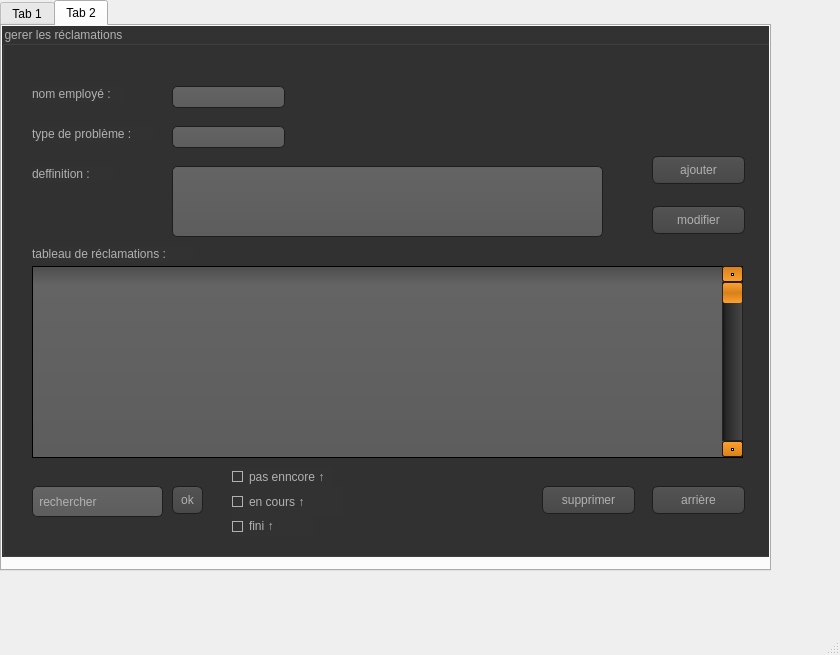
<?xml version="1.0" encoding="UTF-8"?>
<ui version="4.0">
 <class>MainWindow</class>
 <widget class="QMainWindow" name="MainWindow">
  <property name="geometry">
   <rect>
    <x>0</x>
    <y>0</y>
    <width>840</width>
    <height>655</height>
   </rect>
  </property>
  <property name="windowTitle">
   <string>MainWindow</string>
  </property>
  <widget class="QWidget" name="centralwidget">
   <widget class="QTabWidget" name="tabWidget">
    <property name="geometry">
     <rect>
      <x>0</x>
      <y>0</y>
      <width>771</width>
      <height>571</height>
     </rect>
    </property>
    <property name="styleSheet">
     <string notr="true"/>
    </property>
    <property name="currentIndex">
     <number>1</number>
    </property>
    <widget class="QWidget" name="tab">
     <attribute name="title">
      <string>Tab 1</string>
     </attribute>
     <widget class="QGroupBox" name="groupBox">
      <property name="geometry">
       <rect>
        <x>0</x>
        <y>0</y>
        <width>771</width>
        <height>531</height>
       </rect>
      </property>
      <property name="styleSheet">
       <string notr="true">QToolTip
{
     border: 1px solid black;
     background-color: #ffa02f;
     padding: 1px;
     border-radius: 3px;
     opacity: 100;
}

QWidget
{
    color: #b1b1b1;
    background-color: #323232;
}

QWidget:item:hover
{
    background-color: QLinearGradient( x1: 0, y1: 0, x2: 0, y2: 1, stop: 0 #ffa02f, stop: 1 #ca0619);
    color: #000000;
}

QWidget:item:selected
{
    background-color: QLinearGradient( x1: 0, y1: 0, x2: 0, y2: 1, stop: 0 #ffa02f, stop: 1 #d7801a);
}

QMenuBar::item
{
    background: transparent;
}

QMenuBar::item:selected
{
    background: transparent;
    border: 1px solid #ffaa00;
}

QMenuBar::item:pressed
{
    background: #444;
    border: 1px solid #000;
    background-color: QLinearGradient(
        x1:0, y1:0,
        x2:0, y2:1,
        stop:1 #212121,
        stop:0.4 #343434/*,
        stop:0.2 #343434,
        stop:0.1 #ffaa00*/
    );
    margin-bottom:-1px;
    padding-bottom:1px;
}

QMenu
{
    border: 1px solid #000;
}

QMenu::item
{
    padding: 2px 20px 2px 20px;
}

QMenu::item:selected
{
    color: #000000;
}

QWidget:disabled
{
    color: #404040;
    background-color: #323232;
}

QAbstractItemView
{
    background-color: QLinearGradient( x1: 0, y1: 0, x2: 0, y2: 1, stop: 0 #4d4d4d, stop: 0.1 #646464, stop: 1 #5d5d5d);
}

QWidget:focus
{
    /*border: 2px solid QLinearGradient( x1: 0, y1: 0, x2: 0, y2: 1, stop: 0 #ffa02f, stop: 1 #d7801a);*/
}

QLineEdit
{
    background-color: QLinearGradient( x1: 0, y1: 0, x2: 0, y2: 1, stop: 0 #4d4d4d, stop: 0 #646464, stop: 1 #5d5d5d);
    padding: 1px;
    border-style: solid;
    border: 1px solid #1e1e1e;
    border-radius: 5;
}

QPushButton
{
    color: #b1b1b1;
    background-color: QLinearGradient( x1: 0, y1: 0, x2: 0, y2: 1, stop: 0 #565656, stop: 0.1 #525252, stop: 0.5 #4e4e4e, stop: 0.9 #4a4a4a, stop: 1 #464646);
    border-width: 1px;
    border-color: #1e1e1e;
    border-style: solid;
    border-radius: 6;
    padding: 3px;
    font-size: 12px;
    padding-left: 5px;
    padding-right: 5px;
}

QPushButton:pressed
{
    background-color: QLinearGradient( x1: 0, y1: 0, x2: 0, y2: 1, stop: 0 #2d2d2d, stop: 0.1 #2b2b2b, stop: 0.5 #292929, stop: 0.9 #282828, stop: 1 #252525);
}

QComboBox
{
    selection-background-color: #ffaa00;
    background-color: QLinearGradient( x1: 0, y1: 0, x2: 0, y2: 1, stop: 0 #565656, stop: 0.1 #525252, stop: 0.5 #4e4e4e, stop: 0.9 #4a4a4a, stop: 1 #464646);
    border-style: solid;
    border: 1px solid #1e1e1e;
    border-radius: 5;
}

QComboBox:hover,QPushButton:hover
{
    border: 2px solid QLinearGradient( x1: 0, y1: 0, x2: 0, y2: 1, stop: 0 #ffa02f, stop: 1 #d7801a);
}


QComboBox:on
{
    padding-top: 3px;
    padding-left: 4px;
    background-color: QLinearGradient( x1: 0, y1: 0, x2: 0, y2: 1, stop: 0 #2d2d2d, stop: 0.1 #2b2b2b, stop: 0.5 #292929, stop: 0.9 #282828, stop: 1 #252525);
    selection-background-color: #ffaa00;
}

QComboBox QAbstractItemView
{
    border: 2px solid darkgray;
    selection-background-color: QLinearGradient( x1: 0, y1: 0, x2: 0, y2: 1, stop: 0 #ffa02f, stop: 1 #d7801a);
}

QComboBox::drop-down
{
     subcontrol-origin: padding;
     subcontrol-position: top right;
     width: 15px;

     border-left-width: 0px;
     border-left-color: darkgray;
     border-left-style: solid; /* just a single line */
     border-top-right-radius: 3px; /* same radius as the QComboBox */
     border-bottom-right-radius: 3px;
 }

QComboBox::down-arrow
{
     image: url(:/down_arrow.png);
}

QGroupBox:focus
{
border: 2px solid QLinearGradient( x1: 0, y1: 0, x2: 0, y2: 1, stop: 0 #ffa02f, stop: 1 #d7801a);
}

QTextEdit:focus
{
    border: 2px solid QLinearGradient( x1: 0, y1: 0, x2: 0, y2: 1, stop: 0 #ffa02f, stop: 1 #d7801a);
}

QScrollBar:horizontal {
     border: 1px solid #222222;
     background: QLinearGradient( x1: 0, y1: 0, x2: 0, y2: 1, stop: 0.0 #121212, stop: 0.2 #282828, stop: 1 #484848);
     height: 7px;
     margin: 0px 16px 0 16px;
}

QScrollBar::handle:horizontal
{
      background: QLinearGradient( x1: 0, y1: 0, x2: 1, y2: 0, stop: 0 #ffa02f, stop: 0.5 #d7801a, stop: 1 #ffa02f);
      min-height: 20px;
      border-radius: 2px;
}

QScrollBar::add-line:horizontal {
      border: 1px solid #1b1b19;
      border-radius: 2px;
      background: QLinearGradient( x1: 0, y1: 0, x2: 1, y2: 0, stop: 0 #ffa02f, stop: 1 #d7801a);
      width: 14px;
      subcontrol-position: right;
      subcontrol-origin: margin;
}

QScrollBar::sub-line:horizontal {
      border: 1px solid #1b1b19;
      border-radius: 2px;
      background: QLinearGradient( x1: 0, y1: 0, x2: 1, y2: 0, stop: 0 #ffa02f, stop: 1 #d7801a);
      width: 14px;
     subcontrol-position: left;
     subcontrol-origin: margin;
}

QScrollBar::right-arrow:horizontal, QScrollBar::left-arrow:horizontal
{
      border: 1px solid black;
      width: 1px;
      height: 1px;
      background: white;
}

QScrollBar::add-page:horizontal, QScrollBar::sub-page:horizontal
{
      background: none;
}

QScrollBar:vertical
{
      background: QLinearGradient( x1: 0, y1: 0, x2: 1, y2: 0, stop: 0.0 #121212, stop: 0.2 #282828, stop: 1 #484848);
      width: 7px;
      margin: 16px 0 16px 0;
      border: 1px solid #222222;
}

QScrollBar::handle:vertical
{
      background: QLinearGradient( x1: 0, y1: 0, x2: 0, y2: 1, stop: 0 #ffa02f, stop: 0.5 #d7801a, stop: 1 #ffa02f);
      min-height: 20px;
      border-radius: 2px;
}

QScrollBar::add-line:vertical
{
      border: 1px solid #1b1b19;
      border-radius: 2px;
      background: QLinearGradient( x1: 0, y1: 0, x2: 0, y2: 1, stop: 0 #ffa02f, stop: 1 #d7801a);
      height: 14px;
      subcontrol-position: bottom;
      subcontrol-origin: margin;
}

QScrollBar::sub-line:vertical
{
      border: 1px solid #1b1b19;
      border-radius: 2px;
      background: QLinearGradient( x1: 0, y1: 0, x2: 0, y2: 1, stop: 0 #d7801a, stop: 1 #ffa02f);
      height: 14px;
      subcontrol-position: top;
      subcontrol-origin: margin;
}

QScrollBar::up-arrow:vertical, QScrollBar::down-arrow:vertical
{
      border: 1px solid black;
      width: 1px;
      height: 1px;
      background: white;
}


QScrollBar::add-page:vertical, QScrollBar::sub-page:vertical
{
      background: none;
}

QTextEdit
{
    background-color: #242424;
}

QPlainTextEdit
{
    background-color: #242424;
}

QHeaderView::section
{
    background-color: QLinearGradient(x1:0, y1:0, x2:0, y2:1, stop:0 #616161, stop: 0.5 #505050, stop: 0.6 #434343, stop:1 #656565);
    color: white;
    padding-left: 4px;
    border: 1px solid #6c6c6c;
}

QCheckBox:disabled
{
color: #414141;
}

QDockWidget::title
{
    text-align: center;
    spacing: 3px; /* spacing between items in the tool bar */
    background-color: QLinearGradient(x1:0, y1:0, x2:0, y2:1, stop:0 #323232, stop: 0.5 #242424, stop:1 #323232);
}

QDockWidget::close-button, QDockWidget::float-button
{
    text-align: center;
    spacing: 1px; /* spacing between items in the tool bar */
    background-color: QLinearGradient(x1:0, y1:0, x2:0, y2:1, stop:0 #323232, stop: 0.5 #242424, stop:1 #323232);
}

QDockWidget::close-button:hover, QDockWidget::float-button:hover
{
    background: #242424;
}

QDockWidget::close-button:pressed, QDockWidget::float-button:pressed
{
    padding: 1px -1px -1px 1px;
}

QMainWindow::separator
{
    background-color: QLinearGradient(x1:0, y1:0, x2:0, y2:1, stop:0 #161616, stop: 0.5 #151515, stop: 0.6 #212121, stop:1 #343434);
    color: white;
    padding-left: 4px;
    border: 1px solid #4c4c4c;
    spacing: 3px; /* spacing between items in the tool bar */
}

QMainWindow::separator:hover
{

    background-color: QLinearGradient(x1:0, y1:0, x2:0, y2:1, stop:0 #d7801a, stop:0.5 #b56c17 stop:1 #ffa02f);
    color: white;
    padding-left: 4px;
    border: 1px solid #6c6c6c;
    spacing: 3px; /* spacing between items in the tool bar */
}

QToolBar::handle
{
     spacing: 3px; /* spacing between items in the tool bar */
     background: url(:/images/handle.png);
}

QMenu::separator
{
    height: 2px;
    background-color: QLinearGradient(x1:0, y1:0, x2:0, y2:1, stop:0 #161616, stop: 0.5 #151515, stop: 0.6 #212121, stop:1 #343434);
    color: white;
    padding-left: 4px;
    margin-left: 10px;
    margin-right: 5px;
}

QProgressBar
{
    border: 2px solid grey;
    border-radius: 5px;
    text-align: center;
}

QProgressBar::chunk
{
    background-color: #d7801a;
    width: 2.15px;
    margin: 0.5px;
}

QTabBar::tab {
    color: #b1b1b1;
    border: 1px solid #444;
    border-bottom-style: none;
    background-color: #323232;
    padding-left: 10px;
    padding-right: 10px;
    padding-top: 3px;
    padding-bottom: 2px;
    margin-right: -1px;
}

QTabWidget::pane {
    border: 1px solid #444;
    top: 1px;
}

QTabBar::tab:last
{
    margin-right: 0; /* the last selected tab has nothing to overlap with on the right */
    border-top-right-radius: 3px;
}

QTabBar::tab:first:!selected
{
 margin-left: 0px; /* the last selected tab has nothing to overlap with on the right */


    border-top-left-radius: 3px;
}

QTabBar::tab:!selected
{
    color: #b1b1b1;
    border-bottom-style: solid;
    margin-top: 3px;
    background-color: QLinearGradient(x1:0, y1:0, x2:0, y2:1, stop:1 #212121, stop:.4 #343434);
}

QTabBar::tab:selected
{
    border-top-left-radius: 3px;
    border-top-right-radius: 3px;
    margin-bottom: 0px;
}

QTabBar::tab:!selected:hover
{
    /*border-top: 2px solid #ffaa00;
    padding-bottom: 3px;*/
    border-top-left-radius: 3px;
    border-top-right-radius: 3px;
    background-color: QLinearGradient(x1:0, y1:0, x2:0, y2:1, stop:1 #212121, stop:0.4 #343434, stop:0.2 #343434, stop:0.1 #ffaa00);
}

QRadioButton::indicator:checked, QRadioButton::indicator:unchecked{
    color: #b1b1b1;
    background-color: #323232;
    border: 1px solid #b1b1b1;
    border-radius: 6px;
}

QRadioButton::indicator:checked
{
    background-color: qradialgradient(
        cx: 0.5, cy: 0.5,
        fx: 0.5, fy: 0.5,
        radius: 1.0,
        stop: 0.25 #ffaa00,
        stop: 0.3 #323232
    );
}

QCheckBox::indicator{
    color: #b1b1b1;
    background-color: #323232;
    border: 1px solid #b1b1b1;
    width: 9px;
    height: 9px;
}

QRadioButton::indicator
{
    border-radius: 6px;
}

QRadioButton::indicator:hover, QCheckBox::indicator:hover
{
    border: 1px solid #ffaa00;
}

QCheckBox::indicator:checked
{
    image:url(:/images/checkbox.png);
}

QCheckBox::indicator:disabled, QRadioButton::indicator:disabled
{
    border: 1px solid #444;
}</string>
      </property>
      <property name="title">
       <string>gestion des commande d'achat</string>
      </property>
      <widget class="QPushButton" name="pushButton_9">
       <property name="geometry">
        <rect>
         <x>640</x>
         <y>140</y>
         <width>93</width>
         <height>28</height>
        </rect>
       </property>
       <property name="text">
        <string>ajouter</string>
       </property>
      </widget>
      <widget class="QLabel" name="label_11">
       <property name="geometry">
        <rect>
         <x>30</x>
         <y>60</y>
         <width>71</width>
         <height>16</height>
        </rect>
       </property>
       <property name="text">
        <string>piece :</string>
       </property>
      </widget>
      <widget class="QLabel" name="label_12">
       <property name="geometry">
        <rect>
         <x>30</x>
         <y>100</y>
         <width>71</width>
         <height>16</height>
        </rect>
       </property>
       <property name="text">
        <string>reference :</string>
       </property>
      </widget>
      <widget class="QLabel" name="label_13">
       <property name="geometry">
        <rect>
         <x>30</x>
         <y>140</y>
         <width>81</width>
         <height>16</height>
        </rect>
       </property>
       <property name="text">
        <string>nombre :</string>
       </property>
      </widget>
      <widget class="QLabel" name="label_14">
       <property name="geometry">
        <rect>
         <x>30</x>
         <y>180</y>
         <width>55</width>
         <height>16</height>
        </rect>
       </property>
       <property name="text">
        <string>prix :</string>
       </property>
      </widget>
      <widget class="QPushButton" name="pushButton_12">
       <property name="geometry">
        <rect>
         <x>650</x>
         <y>460</y>
         <width>93</width>
         <height>28</height>
        </rect>
       </property>
       <property name="text">
        <string>arrière</string>
       </property>
      </widget>
      <widget class="QPushButton" name="pushButton_13">
       <property name="geometry">
        <rect>
         <x>540</x>
         <y>460</y>
         <width>93</width>
         <height>28</height>
        </rect>
       </property>
       <property name="text">
        <string>supprimer</string>
       </property>
      </widget>
      <widget class="QLineEdit" name="lineEdit_11">
       <property name="geometry">
        <rect>
         <x>120</x>
         <y>60</y>
         <width>113</width>
         <height>22</height>
        </rect>
       </property>
      </widget>
      <widget class="QLineEdit" name="lineEdit_12">
       <property name="geometry">
        <rect>
         <x>120</x>
         <y>100</y>
         <width>113</width>
         <height>22</height>
        </rect>
       </property>
      </widget>
      <widget class="QLineEdit" name="lineEdit_13">
       <property name="geometry">
        <rect>
         <x>120</x>
         <y>140</y>
         <width>113</width>
         <height>22</height>
        </rect>
       </property>
      </widget>
      <widget class="QLineEdit" name="lineEdit_14">
       <property name="geometry">
        <rect>
         <x>120</x>
         <y>180</y>
         <width>113</width>
         <height>22</height>
        </rect>
       </property>
      </widget>
      <widget class="QTableView" name="tableView_3">
       <property name="geometry">
        <rect>
         <x>30</x>
         <y>240</y>
         <width>711</width>
         <height>192</height>
        </rect>
       </property>
       <property name="lineWidth">
        <number>4</number>
       </property>
       <property name="midLineWidth">
        <number>4</number>
       </property>
      </widget>
      <widget class="QScrollBar" name="verticalScrollBar_3">
       <property name="geometry">
        <rect>
         <x>720</x>
         <y>240</y>
         <width>21</width>
         <height>191</height>
        </rect>
       </property>
       <property name="orientation">
        <enum>Qt::Vertical</enum>
       </property>
      </widget>
      <widget class="QLineEdit" name="lineEdit_15">
       <property name="geometry">
        <rect>
         <x>30</x>
         <y>460</y>
         <width>131</width>
         <height>31</height>
        </rect>
       </property>
       <property name="text">
        <string> rechercher</string>
       </property>
      </widget>
      <widget class="QPushButton" name="pushButton_14">
       <property name="geometry">
        <rect>
         <x>170</x>
         <y>460</y>
         <width>31</width>
         <height>28</height>
        </rect>
       </property>
       <property name="text">
        <string>ok</string>
       </property>
      </widget>
      <widget class="QLabel" name="label_15">
       <property name="geometry">
        <rect>
         <x>30</x>
         <y>220</y>
         <width>171</width>
         <height>16</height>
        </rect>
       </property>
       <property name="text">
        <string>tableau de techniciens :</string>
       </property>
      </widget>
      <widget class="QPushButton" name="pushButton_15">
       <property name="geometry">
        <rect>
         <x>640</x>
         <y>190</y>
         <width>93</width>
         <height>28</height>
        </rect>
       </property>
       <property name="text">
        <string>modifier</string>
       </property>
      </widget>
      <widget class="QComboBox" name="comboBox_3">
       <property name="geometry">
        <rect>
         <x>432</x>
         <y>460</y>
         <width>91</width>
         <height>31</height>
        </rect>
       </property>
      </widget>
     </widget>
    </widget>
    <widget class="QWidget" name="tab_2">
     <attribute name="title">
      <string>Tab 2</string>
     </attribute>
     <widget class="QGroupBox" name="groupBox_2">
      <property name="geometry">
       <rect>
        <x>0</x>
        <y>0</y>
        <width>771</width>
        <height>531</height>
       </rect>
      </property>
      <property name="styleSheet">
       <string notr="true">QToolTip
{
     border: 1px solid black;
     background-color: #ffa02f;
     padding: 1px;
     border-radius: 3px;
     opacity: 100;
}

QWidget
{
    color: #b1b1b1;
    background-color: #323232;
}

QWidget:item:hover
{
    background-color: QLinearGradient( x1: 0, y1: 0, x2: 0, y2: 1, stop: 0 #ffa02f, stop: 1 #ca0619);
    color: #000000;
}

QWidget:item:selected
{
    background-color: QLinearGradient( x1: 0, y1: 0, x2: 0, y2: 1, stop: 0 #ffa02f, stop: 1 #d7801a);
}

QMenuBar::item
{
    background: transparent;
}

QMenuBar::item:selected
{
    background: transparent;
    border: 1px solid #ffaa00;
}

QMenuBar::item:pressed
{
    background: #444;
    border: 1px solid #000;
    background-color: QLinearGradient(
        x1:0, y1:0,
        x2:0, y2:1,
        stop:1 #212121,
        stop:0.4 #343434/*,
        stop:0.2 #343434,
        stop:0.1 #ffaa00*/
    );
    margin-bottom:-1px;
    padding-bottom:1px;
}

QMenu
{
    border: 1px solid #000;
}

QMenu::item
{
    padding: 2px 20px 2px 20px;
}

QMenu::item:selected
{
    color: #000000;
}

QWidget:disabled
{
    color: #404040;
    background-color: #323232;
}

QAbstractItemView
{
    background-color: QLinearGradient( x1: 0, y1: 0, x2: 0, y2: 1, stop: 0 #4d4d4d, stop: 0.1 #646464, stop: 1 #5d5d5d);
}

QWidget:focus
{
    /*border: 2px solid QLinearGradient( x1: 0, y1: 0, x2: 0, y2: 1, stop: 0 #ffa02f, stop: 1 #d7801a);*/
}

QLineEdit
{
    background-color: QLinearGradient( x1: 0, y1: 0, x2: 0, y2: 1, stop: 0 #4d4d4d, stop: 0 #646464, stop: 1 #5d5d5d);
    padding: 1px;
    border-style: solid;
    border: 1px solid #1e1e1e;
    border-radius: 5;
}

QPushButton
{
    color: #b1b1b1;
    background-color: QLinearGradient( x1: 0, y1: 0, x2: 0, y2: 1, stop: 0 #565656, stop: 0.1 #525252, stop: 0.5 #4e4e4e, stop: 0.9 #4a4a4a, stop: 1 #464646);
    border-width: 1px;
    border-color: #1e1e1e;
    border-style: solid;
    border-radius: 6;
    padding: 3px;
    font-size: 12px;
    padding-left: 5px;
    padding-right: 5px;
}

QPushButton:pressed
{
    background-color: QLinearGradient( x1: 0, y1: 0, x2: 0, y2: 1, stop: 0 #2d2d2d, stop: 0.1 #2b2b2b, stop: 0.5 #292929, stop: 0.9 #282828, stop: 1 #252525);
}

QComboBox
{
    selection-background-color: #ffaa00;
    background-color: QLinearGradient( x1: 0, y1: 0, x2: 0, y2: 1, stop: 0 #565656, stop: 0.1 #525252, stop: 0.5 #4e4e4e, stop: 0.9 #4a4a4a, stop: 1 #464646);
    border-style: solid;
    border: 1px solid #1e1e1e;
    border-radius: 5;
}

QComboBox:hover,QPushButton:hover
{
    border: 2px solid QLinearGradient( x1: 0, y1: 0, x2: 0, y2: 1, stop: 0 #ffa02f, stop: 1 #d7801a);
}


QComboBox:on
{
    padding-top: 3px;
    padding-left: 4px;
    background-color: QLinearGradient( x1: 0, y1: 0, x2: 0, y2: 1, stop: 0 #2d2d2d, stop: 0.1 #2b2b2b, stop: 0.5 #292929, stop: 0.9 #282828, stop: 1 #252525);
    selection-background-color: #ffaa00;
}

QComboBox QAbstractItemView
{
    border: 2px solid darkgray;
    selection-background-color: QLinearGradient( x1: 0, y1: 0, x2: 0, y2: 1, stop: 0 #ffa02f, stop: 1 #d7801a);
}

QComboBox::drop-down
{
     subcontrol-origin: padding;
     subcontrol-position: top right;
     width: 15px;

     border-left-width: 0px;
     border-left-color: darkgray;
     border-left-style: solid; /* just a single line */
     border-top-right-radius: 3px; /* same radius as the QComboBox */
     border-bottom-right-radius: 3px;
 }

QComboBox::down-arrow
{
     image: url(:/down_arrow.png);
}

QGroupBox:focus
{
border: 2px solid QLinearGradient( x1: 0, y1: 0, x2: 0, y2: 1, stop: 0 #ffa02f, stop: 1 #d7801a);
}

QTextEdit:focus
{
    border: 2px solid QLinearGradient( x1: 0, y1: 0, x2: 0, y2: 1, stop: 0 #ffa02f, stop: 1 #d7801a);
}

QScrollBar:horizontal {
     border: 1px solid #222222;
     background: QLinearGradient( x1: 0, y1: 0, x2: 0, y2: 1, stop: 0.0 #121212, stop: 0.2 #282828, stop: 1 #484848);
     height: 7px;
     margin: 0px 16px 0 16px;
}

QScrollBar::handle:horizontal
{
      background: QLinearGradient( x1: 0, y1: 0, x2: 1, y2: 0, stop: 0 #ffa02f, stop: 0.5 #d7801a, stop: 1 #ffa02f);
      min-height: 20px;
      border-radius: 2px;
}

QScrollBar::add-line:horizontal {
      border: 1px solid #1b1b19;
      border-radius: 2px;
      background: QLinearGradient( x1: 0, y1: 0, x2: 1, y2: 0, stop: 0 #ffa02f, stop: 1 #d7801a);
      width: 14px;
      subcontrol-position: right;
      subcontrol-origin: margin;
}

QScrollBar::sub-line:horizontal {
      border: 1px solid #1b1b19;
      border-radius: 2px;
      background: QLinearGradient( x1: 0, y1: 0, x2: 1, y2: 0, stop: 0 #ffa02f, stop: 1 #d7801a);
      width: 14px;
     subcontrol-position: left;
     subcontrol-origin: margin;
}

QScrollBar::right-arrow:horizontal, QScrollBar::left-arrow:horizontal
{
      border: 1px solid black;
      width: 1px;
      height: 1px;
      background: white;
}

QScrollBar::add-page:horizontal, QScrollBar::sub-page:horizontal
{
      background: none;
}

QScrollBar:vertical
{
      background: QLinearGradient( x1: 0, y1: 0, x2: 1, y2: 0, stop: 0.0 #121212, stop: 0.2 #282828, stop: 1 #484848);
      width: 7px;
      margin: 16px 0 16px 0;
      border: 1px solid #222222;
}

QScrollBar::handle:vertical
{
      background: QLinearGradient( x1: 0, y1: 0, x2: 0, y2: 1, stop: 0 #ffa02f, stop: 0.5 #d7801a, stop: 1 #ffa02f);
      min-height: 20px;
      border-radius: 2px;
}

QScrollBar::add-line:vertical
{
      border: 1px solid #1b1b19;
      border-radius: 2px;
      background: QLinearGradient( x1: 0, y1: 0, x2: 0, y2: 1, stop: 0 #ffa02f, stop: 1 #d7801a);
      height: 14px;
      subcontrol-position: bottom;
      subcontrol-origin: margin;
}

QScrollBar::sub-line:vertical
{
      border: 1px solid #1b1b19;
      border-radius: 2px;
      background: QLinearGradient( x1: 0, y1: 0, x2: 0, y2: 1, stop: 0 #d7801a, stop: 1 #ffa02f);
      height: 14px;
      subcontrol-position: top;
      subcontrol-origin: margin;
}

QScrollBar::up-arrow:vertical, QScrollBar::down-arrow:vertical
{
      border: 1px solid black;
      width: 1px;
      height: 1px;
      background: white;
}


QScrollBar::add-page:vertical, QScrollBar::sub-page:vertical
{
      background: none;
}

QTextEdit
{
    background-color: #242424;
}

QPlainTextEdit
{
    background-color: #242424;
}

QHeaderView::section
{
    background-color: QLinearGradient(x1:0, y1:0, x2:0, y2:1, stop:0 #616161, stop: 0.5 #505050, stop: 0.6 #434343, stop:1 #656565);
    color: white;
    padding-left: 4px;
    border: 1px solid #6c6c6c;
}

QCheckBox:disabled
{
color: #414141;
}

QDockWidget::title
{
    text-align: center;
    spacing: 3px; /* spacing between items in the tool bar */
    background-color: QLinearGradient(x1:0, y1:0, x2:0, y2:1, stop:0 #323232, stop: 0.5 #242424, stop:1 #323232);
}

QDockWidget::close-button, QDockWidget::float-button
{
    text-align: center;
    spacing: 1px; /* spacing between items in the tool bar */
    background-color: QLinearGradient(x1:0, y1:0, x2:0, y2:1, stop:0 #323232, stop: 0.5 #242424, stop:1 #323232);
}

QDockWidget::close-button:hover, QDockWidget::float-button:hover
{
    background: #242424;
}

QDockWidget::close-button:pressed, QDockWidget::float-button:pressed
{
    padding: 1px -1px -1px 1px;
}

QMainWindow::separator
{
    background-color: QLinearGradient(x1:0, y1:0, x2:0, y2:1, stop:0 #161616, stop: 0.5 #151515, stop: 0.6 #212121, stop:1 #343434);
    color: white;
    padding-left: 4px;
    border: 1px solid #4c4c4c;
    spacing: 3px; /* spacing between items in the tool bar */
}

QMainWindow::separator:hover
{

    background-color: QLinearGradient(x1:0, y1:0, x2:0, y2:1, stop:0 #d7801a, stop:0.5 #b56c17 stop:1 #ffa02f);
    color: white;
    padding-left: 4px;
    border: 1px solid #6c6c6c;
    spacing: 3px; /* spacing between items in the tool bar */
}

QToolBar::handle
{
     spacing: 3px; /* spacing between items in the tool bar */
     background: url(:/images/handle.png);
}

QMenu::separator
{
    height: 2px;
    background-color: QLinearGradient(x1:0, y1:0, x2:0, y2:1, stop:0 #161616, stop: 0.5 #151515, stop: 0.6 #212121, stop:1 #343434);
    color: white;
    padding-left: 4px;
    margin-left: 10px;
    margin-right: 5px;
}

QProgressBar
{
    border: 2px solid grey;
    border-radius: 5px;
    text-align: center;
}

QProgressBar::chunk
{
    background-color: #d7801a;
    width: 2.15px;
    margin: 0.5px;
}

QTabBar::tab {
    color: #b1b1b1;
    border: 1px solid #444;
    border-bottom-style: none;
    background-color: #323232;
    padding-left: 10px;
    padding-right: 10px;
    padding-top: 3px;
    padding-bottom: 2px;
    margin-right: -1px;
}

QTabWidget::pane {
    border: 1px solid #444;
    top: 1px;
}

QTabBar::tab:last
{
    margin-right: 0; /* the last selected tab has nothing to overlap with on the right */
    border-top-right-radius: 3px;
}

QTabBar::tab:first:!selected
{
 margin-left: 0px; /* the last selected tab has nothing to overlap with on the right */


    border-top-left-radius: 3px;
}

QTabBar::tab:!selected
{
    color: #b1b1b1;
    border-bottom-style: solid;
    margin-top: 3px;
    background-color: QLinearGradient(x1:0, y1:0, x2:0, y2:1, stop:1 #212121, stop:.4 #343434);
}

QTabBar::tab:selected
{
    border-top-left-radius: 3px;
    border-top-right-radius: 3px;
    margin-bottom: 0px;
}

QTabBar::tab:!selected:hover
{
    /*border-top: 2px solid #ffaa00;
    padding-bottom: 3px;*/
    border-top-left-radius: 3px;
    border-top-right-radius: 3px;
    background-color: QLinearGradient(x1:0, y1:0, x2:0, y2:1, stop:1 #212121, stop:0.4 #343434, stop:0.2 #343434, stop:0.1 #ffaa00);
}

QRadioButton::indicator:checked, QRadioButton::indicator:unchecked{
    color: #b1b1b1;
    background-color: #323232;
    border: 1px solid #b1b1b1;
    border-radius: 6px;
}

QRadioButton::indicator:checked
{
    background-color: qradialgradient(
        cx: 0.5, cy: 0.5,
        fx: 0.5, fy: 0.5,
        radius: 1.0,
        stop: 0.25 #ffaa00,
        stop: 0.3 #323232
    );
}

QCheckBox::indicator{
    color: #b1b1b1;
    background-color: #323232;
    border: 1px solid #b1b1b1;
    width: 9px;
    height: 9px;
}

QRadioButton::indicator
{
    border-radius: 6px;
}

QRadioButton::indicator:hover, QCheckBox::indicator:hover
{
    border: 1px solid #ffaa00;
}

QCheckBox::indicator:checked
{
    image:url(:/images/checkbox.png);
}

QCheckBox::indicator:disabled, QRadioButton::indicator:disabled
{
    border: 1px solid #444;
}</string>
      </property>
      <property name="title">
       <string>gerer les réclamations</string>
      </property>
      <widget class="QPushButton" name="pushButton_16">
       <property name="geometry">
        <rect>
         <x>650</x>
         <y>130</y>
         <width>93</width>
         <height>28</height>
        </rect>
       </property>
       <property name="text">
        <string>ajouter</string>
       </property>
      </widget>
      <widget class="QLabel" name="label_16">
       <property name="geometry">
        <rect>
         <x>30</x>
         <y>60</y>
         <width>91</width>
         <height>16</height>
        </rect>
       </property>
       <property name="text">
        <string>nom employé :</string>
       </property>
      </widget>
      <widget class="QLabel" name="label_17">
       <property name="geometry">
        <rect>
         <x>30</x>
         <y>100</y>
         <width>121</width>
         <height>16</height>
        </rect>
       </property>
       <property name="text">
        <string>type de problème :</string>
       </property>
      </widget>
      <widget class="QLabel" name="label_18">
       <property name="geometry">
        <rect>
         <x>30</x>
         <y>140</y>
         <width>81</width>
         <height>16</height>
        </rect>
       </property>
       <property name="text">
        <string>deffinition :</string>
       </property>
      </widget>
      <widget class="QPushButton" name="pushButton_17">
       <property name="geometry">
        <rect>
         <x>650</x>
         <y>460</y>
         <width>93</width>
         <height>28</height>
        </rect>
       </property>
       <property name="text">
        <string>arrière</string>
       </property>
      </widget>
      <widget class="QPushButton" name="pushButton_18">
       <property name="geometry">
        <rect>
         <x>540</x>
         <y>460</y>
         <width>93</width>
         <height>28</height>
        </rect>
       </property>
       <property name="text">
        <string>supprimer</string>
       </property>
      </widget>
      <widget class="QLineEdit" name="lineEdit_16">
       <property name="geometry">
        <rect>
         <x>170</x>
         <y>60</y>
         <width>113</width>
         <height>22</height>
        </rect>
       </property>
      </widget>
      <widget class="QLineEdit" name="lineEdit_17">
       <property name="geometry">
        <rect>
         <x>170</x>
         <y>100</y>
         <width>113</width>
         <height>22</height>
        </rect>
       </property>
      </widget>
      <widget class="QLineEdit" name="lineEdit_18">
       <property name="geometry">
        <rect>
         <x>170</x>
         <y>140</y>
         <width>431</width>
         <height>71</height>
        </rect>
       </property>
      </widget>
      <widget class="QTableView" name="tableView_4">
       <property name="geometry">
        <rect>
         <x>30</x>
         <y>240</y>
         <width>711</width>
         <height>192</height>
        </rect>
       </property>
       <property name="lineWidth">
        <number>4</number>
       </property>
       <property name="midLineWidth">
        <number>4</number>
       </property>
      </widget>
      <widget class="QScrollBar" name="verticalScrollBar_4">
       <property name="geometry">
        <rect>
         <x>720</x>
         <y>240</y>
         <width>21</width>
         <height>191</height>
        </rect>
       </property>
       <property name="orientation">
        <enum>Qt::Vertical</enum>
       </property>
      </widget>
      <widget class="QLineEdit" name="lineEdit_19">
       <property name="geometry">
        <rect>
         <x>30</x>
         <y>460</y>
         <width>131</width>
         <height>31</height>
        </rect>
       </property>
       <property name="text">
        <string> rechercher</string>
       </property>
      </widget>
      <widget class="QPushButton" name="pushButton_19">
       <property name="geometry">
        <rect>
         <x>170</x>
         <y>460</y>
         <width>31</width>
         <height>28</height>
        </rect>
       </property>
       <property name="text">
        <string>ok</string>
       </property>
      </widget>
      <widget class="QCheckBox" name="checkBox_3">
       <property name="geometry">
        <rect>
         <x>230</x>
         <y>440</y>
         <width>101</width>
         <height>21</height>
        </rect>
       </property>
       <property name="text">
        <string>pas enncore ↑</string>
       </property>
      </widget>
      <widget class="QCheckBox" name="checkBox_4">
       <property name="geometry">
        <rect>
         <x>230</x>
         <y>460</y>
         <width>111</width>
         <height>31</height>
        </rect>
       </property>
       <property name="text">
        <string>en cours ↑</string>
       </property>
      </widget>
      <widget class="QCheckBox" name="checkBox_5">
       <property name="geometry">
        <rect>
         <x>230</x>
         <y>490</y>
         <width>81</width>
         <height>20</height>
        </rect>
       </property>
       <property name="text">
        <string>fini ↑</string>
       </property>
      </widget>
      <widget class="QLabel" name="label_19">
       <property name="geometry">
        <rect>
         <x>30</x>
         <y>220</y>
         <width>161</width>
         <height>16</height>
        </rect>
       </property>
       <property name="text">
        <string>tableau de réclamations :</string>
       </property>
      </widget>
      <widget class="QPushButton" name="pushButton_20">
       <property name="geometry">
        <rect>
         <x>650</x>
         <y>180</y>
         <width>93</width>
         <height>28</height>
        </rect>
       </property>
       <property name="text">
        <string>modifier</string>
       </property>
      </widget>
     </widget>
    </widget>
   </widget>
  </widget>
  <widget class="QMenuBar" name="menubar">
   <property name="geometry">
    <rect>
     <x>0</x>
     <y>0</y>
     <width>840</width>
     <height>26</height>
    </rect>
   </property>
  </widget>
  <widget class="QStatusBar" name="statusbar"/>
 </widget>
 <resources/>
 <connections/>
</ui>
